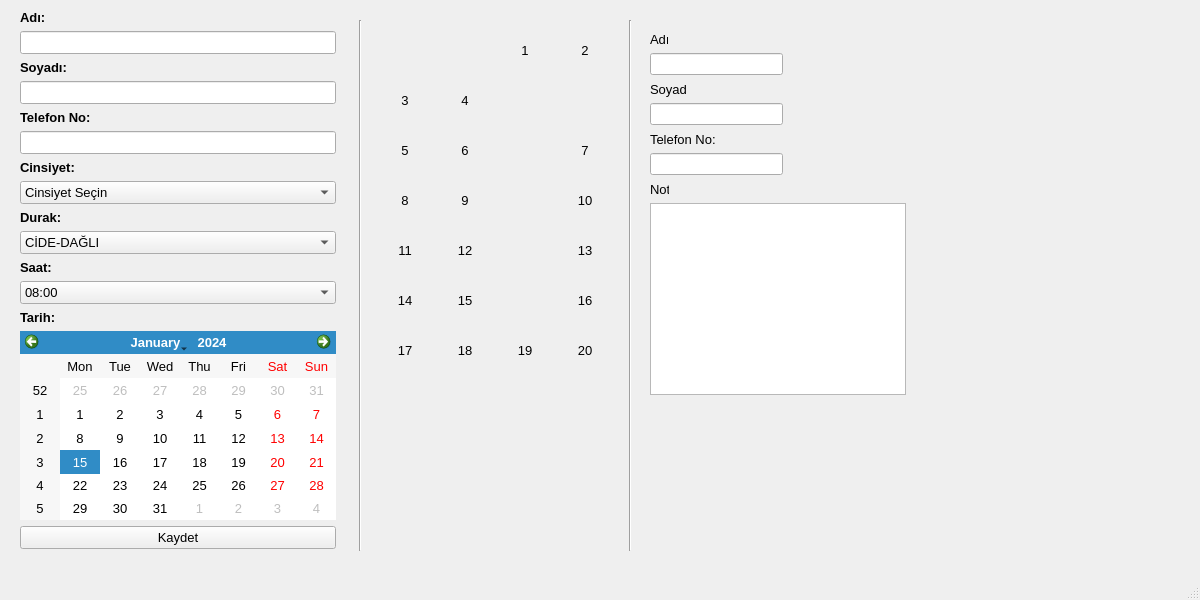
<?xml version="1.0" encoding="UTF-8"?>
<ui version="4.0">
 <class>MainWindow</class>
 <widget class="QMainWindow" name="MainWindow">
  <property name="geometry">
   <rect>
    <x>0</x>
    <y>0</y>
    <width>1200</width>
    <height>600</height>
   </rect>
  </property>
  <property name="font">
   <font>
    <pointsize>10</pointsize>
   </font>
  </property>
  <property name="windowTitle">
   <string>MainWindow</string>
  </property>
  <widget class="QWidget" name="centralwidget">
   <widget class="Line" name="line">
    <property name="geometry">
     <rect>
      <x>350</x>
      <y>20</y>
      <width>20</width>
      <height>531</height>
     </rect>
    </property>
    <property name="orientation">
     <enum>Qt::Vertical</enum>
    </property>
   </widget>
   <widget class="QWidget" name="layoutWidget">
    <property name="geometry">
     <rect>
      <x>20</x>
      <y>10</y>
      <width>316</width>
      <height>539</height>
     </rect>
    </property>
    <layout class="QVBoxLayout" name="verticalLayout_2">
     <item>
      <layout class="QVBoxLayout" name="verticalLayout">
       <item>
        <widget class="QLabel" name="label">
         <property name="font">
          <font>
           <pointsize>10</pointsize>
           <weight>75</weight>
           <bold>true</bold>
          </font>
         </property>
         <property name="text">
          <string>Adı:</string>
         </property>
        </widget>
       </item>
       <item>
        <widget class="QLineEdit" name="ad_txt"/>
       </item>
       <item>
        <widget class="QLabel" name="label_2">
         <property name="font">
          <font>
           <pointsize>10</pointsize>
           <weight>75</weight>
           <bold>true</bold>
          </font>
         </property>
         <property name="text">
          <string>Soyadı:</string>
         </property>
        </widget>
       </item>
       <item>
        <widget class="QLineEdit" name="soyad_txt"/>
       </item>
       <item>
        <widget class="QLabel" name="label_3">
         <property name="font">
          <font>
           <pointsize>10</pointsize>
           <weight>75</weight>
           <bold>true</bold>
          </font>
         </property>
         <property name="text">
          <string>Telefon No:</string>
         </property>
        </widget>
       </item>
       <item>
        <widget class="QLineEdit" name="telNo_txt"/>
       </item>
       <item>
        <widget class="QLabel" name="label_6">
         <property name="font">
          <font>
           <pointsize>10</pointsize>
           <weight>75</weight>
           <bold>true</bold>
          </font>
         </property>
         <property name="text">
          <string>Cinsiyet:</string>
         </property>
        </widget>
       </item>
       <item>
        <widget class="QComboBox" name="cinsiyet_cbBox">
         <item>
          <property name="text">
           <string>Cinsiyet Seçin</string>
          </property>
         </item>
         <item>
          <property name="text">
           <string>Kadın</string>
          </property>
         </item>
         <item>
          <property name="text">
           <string>Erkek</string>
          </property>
         </item>
        </widget>
       </item>
       <item>
        <widget class="QLabel" name="label_4">
         <property name="font">
          <font>
           <pointsize>10</pointsize>
           <weight>75</weight>
           <bold>true</bold>
          </font>
         </property>
         <property name="text">
          <string>Durak:</string>
         </property>
        </widget>
       </item>
       <item>
        <widget class="QComboBox" name="durak_cbBox">
         <item>
          <property name="text">
           <string>CİDE-DAĞLI</string>
          </property>
         </item>
         <item>
          <property name="text">
           <string>CİDE-CELALLI</string>
          </property>
         </item>
         <item>
          <property name="text">
           <string>CİDE-H.GİRİŞ</string>
          </property>
         </item>
         <item>
          <property name="text">
           <string>CİDE-ŞENPAZAR</string>
          </property>
         </item>
         <item>
          <property name="text">
           <string>CİDE-KALAYCI</string>
          </property>
         </item>
         <item>
          <property name="text">
           <string>CİDE-VALAY-SADA</string>
          </property>
         </item>
         <item>
          <property name="text">
           <string>CİDE-AĞLI</string>
          </property>
         </item>
         <item>
          <property name="text">
           <string>CİDE SEYDİLER</string>
          </property>
         </item>
         <item>
          <property name="text">
           <string>CİDE-DVRKİ-KASTAMONU</string>
          </property>
         </item>
         <item>
          <property name="text">
           <string>KASTAMONU-SADA</string>
          </property>
         </item>
         <item>
          <property name="text">
           <string>KASTAMONU-DERELİ</string>
          </property>
         </item>
         <item>
          <property name="text">
           <string>KASTAMONU-VALAY</string>
          </property>
         </item>
         <item>
          <property name="text">
           <string>KASTAMONU-ŞENPAZAR</string>
          </property>
         </item>
         <item>
          <property name="text">
           <string>KASTAMONU-H.GİRİŞ</string>
          </property>
         </item>
         <item>
          <property name="text">
           <string>KASTAMONU-DAĞLI</string>
          </property>
         </item>
         <item>
          <property name="text">
           <string>KASTAMONU-CİDE</string>
          </property>
         </item>
        </widget>
       </item>
       <item>
        <widget class="QLabel" name="label_5">
         <property name="font">
          <font>
           <pointsize>10</pointsize>
           <weight>75</weight>
           <bold>true</bold>
          </font>
         </property>
         <property name="text">
          <string>Saat:</string>
         </property>
        </widget>
       </item>
       <item>
        <widget class="QComboBox" name="time_cbBox">
         <item>
          <property name="text">
           <string>08:00</string>
          </property>
         </item>
         <item>
          <property name="text">
           <string>12:00</string>
          </property>
         </item>
         <item>
          <property name="text">
           <string>15:00</string>
          </property>
         </item>
         <item>
          <property name="text">
           <string>16:00</string>
          </property>
         </item>
        </widget>
       </item>
       <item>
        <widget class="QLabel" name="label_7">
         <property name="font">
          <font>
           <pointsize>10</pointsize>
           <weight>75</weight>
           <bold>true</bold>
          </font>
         </property>
         <property name="text">
          <string>Tarih:</string>
         </property>
        </widget>
       </item>
       <item>
        <widget class="QCalendarWidget" name="dateEdit"/>
       </item>
      </layout>
     </item>
     <item>
      <widget class="QPushButton" name="kaydet_btn">
       <property name="text">
        <string>Kaydet</string>
       </property>
       <property name="autoDefault">
        <bool>false</bool>
       </property>
       <property name="default">
        <bool>false</bool>
       </property>
       <property name="flat">
        <bool>false</bool>
       </property>
      </widget>
     </item>
    </layout>
   </widget>
   <widget class="QPushButton" name="koltuk_3_btn">
    <property name="geometry">
     <rect>
      <x>380</x>
      <y>80</y>
      <width>50</width>
      <height>40</height>
     </rect>
    </property>
    <property name="styleSheet">
     <string notr="true">font: 75 17pt &quot;Consolas&quot;;border: 0px;background-image: url(:/img/img/free-seat.png);background-position: center;background-repeat: no-repeat;</string>
    </property>
    <property name="text">
     <string>3</string>
    </property>
   </widget>
   <widget class="QPushButton" name="koltuk_5_btn">
    <property name="geometry">
     <rect>
      <x>380</x>
      <y>130</y>
      <width>50</width>
      <height>40</height>
     </rect>
    </property>
    <property name="styleSheet">
     <string notr="true">font: 75 17pt &quot;Consolas&quot;;border: 0px;background-image: url(:/img/img/free-seat.png);background-position: center;background-repeat: no-repeat;</string>
    </property>
    <property name="text">
     <string>5</string>
    </property>
   </widget>
   <widget class="QPushButton" name="koltuk_8_btn">
    <property name="geometry">
     <rect>
      <x>380</x>
      <y>180</y>
      <width>50</width>
      <height>40</height>
     </rect>
    </property>
    <property name="styleSheet">
     <string notr="true">font: 75 17pt &quot;Consolas&quot;;border: 0px;background-image: url(:/img/img/free-seat.png);background-position: center;background-repeat: no-repeat;</string>
    </property>
    <property name="text">
     <string>8</string>
    </property>
   </widget>
   <widget class="QPushButton" name="koltuk_11_btn">
    <property name="geometry">
     <rect>
      <x>380</x>
      <y>230</y>
      <width>50</width>
      <height>40</height>
     </rect>
    </property>
    <property name="styleSheet">
     <string notr="true">font: 75 17pt &quot;Consolas&quot;;border: 0px;background-image: url(:/img/img/free-seat.png);background-position: center;background-repeat: no-repeat;</string>
    </property>
    <property name="text">
     <string>11</string>
    </property>
   </widget>
   <widget class="QPushButton" name="koltuk_14_btn">
    <property name="geometry">
     <rect>
      <x>380</x>
      <y>280</y>
      <width>50</width>
      <height>40</height>
     </rect>
    </property>
    <property name="styleSheet">
     <string notr="true">font: 75 17pt &quot;Consolas&quot;;border: 0px;background-image: url(:/img/img/free-seat.png);background-position: center;background-repeat: no-repeat;</string>
    </property>
    <property name="text">
     <string>14</string>
    </property>
   </widget>
   <widget class="QPushButton" name="koltuk_17_btn">
    <property name="geometry">
     <rect>
      <x>380</x>
      <y>330</y>
      <width>50</width>
      <height>40</height>
     </rect>
    </property>
    <property name="styleSheet">
     <string notr="true">font: 75 17pt &quot;Consolas&quot;;border: 0px;background-image: url(:/img/img/free-seat.png);background-position: center;background-repeat: no-repeat;</string>
    </property>
    <property name="text">
     <string>17</string>
    </property>
   </widget>
   <widget class="QPushButton" name="koltuk_18_btn">
    <property name="geometry">
     <rect>
      <x>440</x>
      <y>330</y>
      <width>50</width>
      <height>40</height>
     </rect>
    </property>
    <property name="styleSheet">
     <string notr="true">font: 75 17pt &quot;Consolas&quot;;border: 0px;background-image: url(:/img/img/free-seat.png);background-position: center;background-repeat: no-repeat;</string>
    </property>
    <property name="text">
     <string>18</string>
    </property>
   </widget>
   <widget class="QPushButton" name="koltuk_15_btn">
    <property name="geometry">
     <rect>
      <x>440</x>
      <y>280</y>
      <width>50</width>
      <height>40</height>
     </rect>
    </property>
    <property name="styleSheet">
     <string notr="true">font: 75 17pt &quot;Consolas&quot;;border: 0px;background-image: url(:/img/img/free-seat.png);background-position: center;background-repeat: no-repeat;</string>
    </property>
    <property name="text">
     <string>15</string>
    </property>
   </widget>
   <widget class="QPushButton" name="koltuk_6_btn">
    <property name="geometry">
     <rect>
      <x>440</x>
      <y>130</y>
      <width>50</width>
      <height>40</height>
     </rect>
    </property>
    <property name="styleSheet">
     <string notr="true">font: 75 17pt &quot;Consolas&quot;;border: 0px;background-image: url(:/img/img/free-seat.png);background-position: center;background-repeat: no-repeat;</string>
    </property>
    <property name="text">
     <string>6</string>
    </property>
   </widget>
   <widget class="QPushButton" name="koltuk_4_btn">
    <property name="geometry">
     <rect>
      <x>440</x>
      <y>80</y>
      <width>50</width>
      <height>40</height>
     </rect>
    </property>
    <property name="styleSheet">
     <string notr="true">font: 75 17pt &quot;Consolas&quot;;border: 0px;background-image: url(:/img/img/free-seat.png);background-position: center;background-repeat: no-repeat;</string>
    </property>
    <property name="text">
     <string>4</string>
    </property>
   </widget>
   <widget class="QPushButton" name="koltuk_12_btn">
    <property name="geometry">
     <rect>
      <x>440</x>
      <y>230</y>
      <width>50</width>
      <height>40</height>
     </rect>
    </property>
    <property name="styleSheet">
     <string notr="true">font: 75 17pt &quot;Consolas&quot;;border: 0px;background-image: url(:/img/img/free-seat.png);background-position: center;background-repeat: no-repeat;</string>
    </property>
    <property name="text">
     <string>12</string>
    </property>
   </widget>
   <widget class="QPushButton" name="koltuk_9_btn">
    <property name="geometry">
     <rect>
      <x>440</x>
      <y>180</y>
      <width>50</width>
      <height>40</height>
     </rect>
    </property>
    <property name="styleSheet">
     <string notr="true">font: 75 17pt &quot;Consolas&quot;;border: 0px;background-image: url(:/img/img/free-seat.png);background-position: center;background-repeat: no-repeat;</string>
    </property>
    <property name="text">
     <string>9</string>
    </property>
   </widget>
   <widget class="QPushButton" name="koltuk_20_btn">
    <property name="geometry">
     <rect>
      <x>560</x>
      <y>330</y>
      <width>50</width>
      <height>40</height>
     </rect>
    </property>
    <property name="styleSheet">
     <string notr="true">font: 75 17pt &quot;Consolas&quot;;border: 0px;background-image: url(:/img/img/free-seat.png);background-position: center;background-repeat: no-repeat;</string>
    </property>
    <property name="text">
     <string>20</string>
    </property>
   </widget>
   <widget class="QPushButton" name="koltuk_19_btn">
    <property name="geometry">
     <rect>
      <x>500</x>
      <y>330</y>
      <width>50</width>
      <height>40</height>
     </rect>
    </property>
    <property name="styleSheet">
     <string notr="true">font: 75 17pt &quot;Consolas&quot;;border: 0px;background-image: url(:/img/img/free-seat.png);background-position: center;background-repeat: no-repeat;</string>
    </property>
    <property name="text">
     <string>19</string>
    </property>
   </widget>
   <widget class="QPushButton" name="koltuk_10_btn">
    <property name="geometry">
     <rect>
      <x>560</x>
      <y>180</y>
      <width>50</width>
      <height>40</height>
     </rect>
    </property>
    <property name="styleSheet">
     <string notr="true">font: 75 17pt &quot;Consolas&quot;;border: 0px;background-image: url(:/img/img/free-seat.png);background-position: center;background-repeat: no-repeat;</string>
    </property>
    <property name="text">
     <string>10</string>
    </property>
   </widget>
   <widget class="QPushButton" name="koltuk_7_btn">
    <property name="geometry">
     <rect>
      <x>560</x>
      <y>130</y>
      <width>50</width>
      <height>40</height>
     </rect>
    </property>
    <property name="styleSheet">
     <string notr="true">font: 75 17pt &quot;Consolas&quot;;border: 0px;background-image: url(:/img/img/free-seat.png);background-position: center;background-repeat: no-repeat;</string>
    </property>
    <property name="text">
     <string>7</string>
    </property>
   </widget>
   <widget class="QPushButton" name="koltuk_16_btn">
    <property name="geometry">
     <rect>
      <x>560</x>
      <y>280</y>
      <width>50</width>
      <height>40</height>
     </rect>
    </property>
    <property name="styleSheet">
     <string notr="true">font: 75 17pt &quot;Consolas&quot;;border: 0px;background-image: url(:/img/img/free-seat.png);background-position: center;background-repeat: no-repeat;</string>
    </property>
    <property name="text">
     <string>16</string>
    </property>
   </widget>
   <widget class="QPushButton" name="koltuk_13_btn">
    <property name="geometry">
     <rect>
      <x>560</x>
      <y>230</y>
      <width>50</width>
      <height>40</height>
     </rect>
    </property>
    <property name="styleSheet">
     <string notr="true">font: 75 17pt &quot;Consolas&quot;;border: 0px;background-image: url(:/img/img/free-seat.png);background-position: center;background-repeat: no-repeat;</string>
    </property>
    <property name="text">
     <string>13</string>
    </property>
   </widget>
   <widget class="QPushButton" name="koltuk_2_btn">
    <property name="geometry">
     <rect>
      <x>560</x>
      <y>30</y>
      <width>50</width>
      <height>40</height>
     </rect>
    </property>
    <property name="styleSheet">
     <string notr="true">font: 75 17pt &quot;Consolas&quot;;border: 0px;background-image: url(:/img/img/free-seat.png);background-position: center;background-repeat: no-repeat;</string>
    </property>
    <property name="text">
     <string>2</string>
    </property>
   </widget>
   <widget class="QPushButton" name="koltuk_1_btn">
    <property name="geometry">
     <rect>
      <x>500</x>
      <y>30</y>
      <width>50</width>
      <height>40</height>
     </rect>
    </property>
    <property name="styleSheet">
     <string notr="true">font: 75 17pt &quot;Consolas&quot;;border: 0px;background-image: url(:/img/img/free-seat.png);background-position: center;background-repeat: no-repeat;</string>
    </property>
    <property name="text">
     <string>1</string>
    </property>
   </widget>
   <widget class="Line" name="line_2">
    <property name="geometry">
     <rect>
      <x>620</x>
      <y>20</y>
      <width>20</width>
      <height>531</height>
     </rect>
    </property>
    <property name="orientation">
     <enum>Qt::Vertical</enum>
    </property>
   </widget>
   <widget class="QPushButton" name="steering_whell">
    <property name="geometry">
     <rect>
      <x>380</x>
      <y>30</y>
      <width>50</width>
      <height>40</height>
     </rect>
    </property>
    <property name="styleSheet">
     <string notr="true">font: 75 17pt &quot;Consolas&quot;;border: 0px;background-image: url(:/img/img/steering-whell.png);background-position: center;background-repeat: no-repeat;</string>
    </property>
    <property name="text">
     <string/>
    </property>
   </widget>
   <widget class="QLabel" name="ad_shower_lbl">
    <property name="geometry">
     <rect>
      <x>650</x>
      <y>31</y>
      <width>18</width>
      <height>16</height>
     </rect>
    </property>
    <property name="text">
     <string>Adı</string>
    </property>
    <property name="alignment">
     <set>Qt::AlignLeading|Qt::AlignLeft|Qt::AlignVCenter</set>
    </property>
   </widget>
   <widget class="QLabel" name="soyad_shower_lbl">
    <property name="geometry">
     <rect>
      <x>650</x>
      <y>81</y>
      <width>38</width>
      <height>16</height>
     </rect>
    </property>
    <property name="text">
     <string>Soyadı</string>
    </property>
    <property name="alignment">
     <set>Qt::AlignLeading|Qt::AlignLeft|Qt::AlignVCenter</set>
    </property>
   </widget>
   <widget class="QLabel" name="telNo_shower_lbl">
    <property name="geometry">
     <rect>
      <x>650</x>
      <y>131</y>
      <width>67</width>
      <height>16</height>
     </rect>
    </property>
    <property name="text">
     <string>Telefon No:</string>
    </property>
    <property name="alignment">
     <set>Qt::AlignLeading|Qt::AlignLeft|Qt::AlignVCenter</set>
    </property>
   </widget>
   <widget class="QTextEdit" name="not_shower_tEdit">
    <property name="geometry">
     <rect>
      <x>650</x>
      <y>203</y>
      <width>256</width>
      <height>192</height>
     </rect>
    </property>
   </widget>
   <widget class="QLineEdit" name="ad_shower_txt">
    <property name="geometry">
     <rect>
      <x>650</x>
      <y>53</y>
      <width>133</width>
      <height>22</height>
     </rect>
    </property>
   </widget>
   <widget class="QLineEdit" name="soyad_shower_txt">
    <property name="geometry">
     <rect>
      <x>650</x>
      <y>103</y>
      <width>133</width>
      <height>22</height>
     </rect>
    </property>
   </widget>
   <widget class="QLineEdit" name="telNo_shower_txt">
    <property name="geometry">
     <rect>
      <x>650</x>
      <y>153</y>
      <width>133</width>
      <height>22</height>
     </rect>
    </property>
   </widget>
   <widget class="QLabel" name="not_shower_lbl">
    <property name="geometry">
     <rect>
      <x>650</x>
      <y>181</y>
      <width>19</width>
      <height>16</height>
     </rect>
    </property>
    <property name="text">
     <string>Not</string>
    </property>
    <property name="alignment">
     <set>Qt::AlignLeading|Qt::AlignLeft|Qt::AlignVCenter</set>
    </property>
   </widget>
  </widget>
  <widget class="QMenuBar" name="menubar">
   <property name="geometry">
    <rect>
     <x>0</x>
     <y>0</y>
     <width>1200</width>
     <height>21</height>
    </rect>
   </property>
  </widget>
  <widget class="QStatusBar" name="statusbar"/>
 </widget>
 <resources>
  <include location="../resources/assets.qrc"/>
 </resources>
 <connections/>
</ui>
